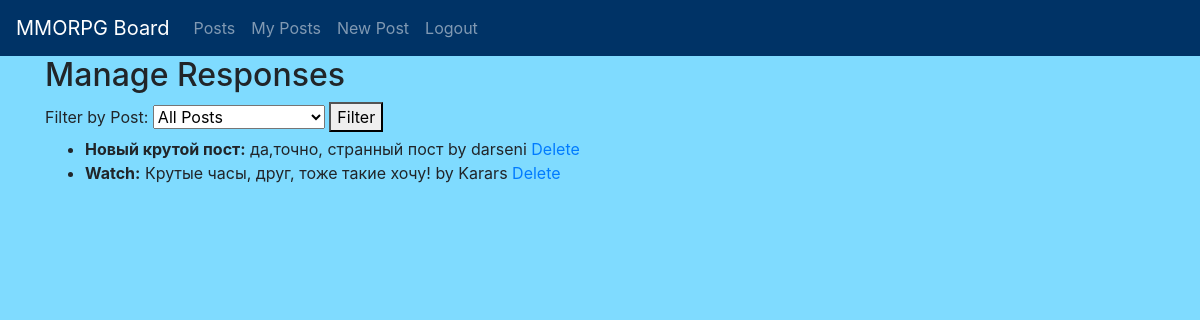
Page /responses/manage/ (signed in) on the committed database.
### board/models.py (models this page shows, shortened)
class Response(models.Model):
    post = models.ForeignKey(Post, on_delete=models.CASCADE, related_name='responses')
    author = models.ForeignKey(User, on_delete=models.CASCADE)
    content = models.TextField()
    created_at = models.DateTimeField(auto_now_add=True)
    accepted = models.BooleanField(default=False)

class Post(models.Model):
    title = models.CharField(max_length=200)
    content = RichTextField()
    image = models.ImageField(upload_to='images/', null=True, blank=True)
    video = models.FileField(upload_to='videos/', null=True, blank=True)
    category = models.ForeignKey(Category, on_delete=models.CASCADE)
    author = models.ForeignKey(User, on_delete=models.CASCADE)
    created_date = models.DateTimeField(default=timezone.now)
    published_date = models.DateTimeField(blank=True, null=True)

### board/views.py (the view)
# urls.py: path('responses/manage/', views.manage_responses, name='manage_responses'),
@login_required
def manage_responses(request):
    posts = Post.objects.filter(author=request.user)
    selected_post = request.GET.get('post')
    if selected_post:
        responses = Response.objects.filter(post__pk=selected_post)
    else:
        responses = Response.objects.filter(post__in=posts)
    return render(request, 'board/manage_responses.html', {'responses': responses, 'posts': posts})

### templates/board/manage_responses.html (shortened to what this page needs)
{% extends "base.html" %}
{% block content %}
<h2>Manage Responses</h2>
<form method="get" action=".">
    <label for="post">Filter by Post:</label>
    <select name="post" id="post">
        <option value="">All Posts</option>
    </select>
    <button type="submit">Filter</button>
</form>
<ul>
    {% for response in responses %}
        <li>
            <strong>{{ response.post.title }}:</strong> {{ response.content }} by {{ response.author.username }}
            <a href="{% url 'delete_comment_confirm' pk=response.pk %}">Delete</a>
        </li>
    {% endfor %}
</ul>
{% endblock %}

### templates/base.html (style rules this page uses)
body { transition: background-color 1s; }

### rows in the picture
Response: post "Новый крутой пост", content "да,точно, странный пост", author.username "darseni"
Response: post "Watch", content "Крутые часы, друг, тоже такие хочу!", author.username "Karars"
